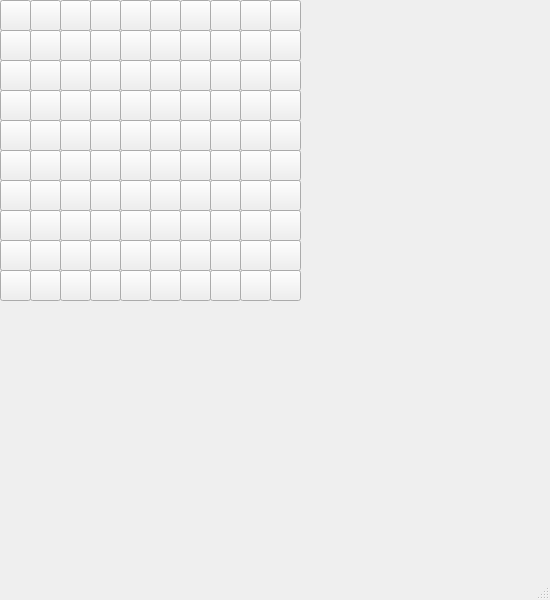
<?xml version="1.0" encoding="UTF-8"?>
<ui version="4.0">
 <class>MainWindow</class>
 <widget class="QMainWindow" name="MainWindow">
  <property name="geometry">
   <rect>
    <x>0</x>
    <y>0</y>
    <width>550</width>
    <height>600</height>
   </rect>
  </property>
  <property name="windowTitle">
   <string>Players Stat</string>
  </property>
  <widget class="QWidget" name="centralwidget">
   <widget class="QPushButton" name="pushButton_2">
    <property name="geometry">
     <rect>
      <x>0</x>
      <y>0</y>
      <width>31</width>
      <height>31</height>
     </rect>
    </property>
    <property name="text">
     <string/>
    </property>
    <attribute name="buttonGroup">
     <string notr="true">buttonGroup</string>
    </attribute>
   </widget>
   <widget class="QPushButton" name="pushButton_3">
    <property name="geometry">
     <rect>
      <x>0</x>
      <y>30</y>
      <width>31</width>
      <height>31</height>
     </rect>
    </property>
    <property name="text">
     <string/>
    </property>
    <attribute name="buttonGroup">
     <string notr="true">buttonGroup</string>
    </attribute>
   </widget>
   <widget class="QPushButton" name="pushButton_4">
    <property name="geometry">
     <rect>
      <x>0</x>
      <y>60</y>
      <width>31</width>
      <height>31</height>
     </rect>
    </property>
    <property name="text">
     <string/>
    </property>
    <attribute name="buttonGroup">
     <string notr="true">buttonGroup</string>
    </attribute>
   </widget>
   <widget class="QPushButton" name="pushButton_5">
    <property name="geometry">
     <rect>
      <x>0</x>
      <y>90</y>
      <width>31</width>
      <height>31</height>
     </rect>
    </property>
    <property name="text">
     <string/>
    </property>
    <attribute name="buttonGroup">
     <string notr="true">buttonGroup</string>
    </attribute>
   </widget>
   <widget class="QPushButton" name="pushButton_6">
    <property name="geometry">
     <rect>
      <x>0</x>
      <y>120</y>
      <width>31</width>
      <height>31</height>
     </rect>
    </property>
    <property name="text">
     <string/>
    </property>
    <attribute name="buttonGroup">
     <string notr="true">buttonGroup</string>
    </attribute>
   </widget>
   <widget class="QPushButton" name="pushButton_7">
    <property name="geometry">
     <rect>
      <x>0</x>
      <y>150</y>
      <width>31</width>
      <height>31</height>
     </rect>
    </property>
    <property name="text">
     <string/>
    </property>
    <attribute name="buttonGroup">
     <string notr="true">buttonGroup</string>
    </attribute>
   </widget>
   <widget class="QPushButton" name="pushButton_8">
    <property name="geometry">
     <rect>
      <x>0</x>
      <y>180</y>
      <width>31</width>
      <height>31</height>
     </rect>
    </property>
    <property name="text">
     <string/>
    </property>
    <attribute name="buttonGroup">
     <string notr="true">buttonGroup</string>
    </attribute>
   </widget>
   <widget class="QPushButton" name="pushButton_9">
    <property name="geometry">
     <rect>
      <x>0</x>
      <y>210</y>
      <width>31</width>
      <height>31</height>
     </rect>
    </property>
    <property name="text">
     <string/>
    </property>
    <attribute name="buttonGroup">
     <string notr="true">buttonGroup</string>
    </attribute>
   </widget>
   <widget class="QPushButton" name="pushButton_10">
    <property name="geometry">
     <rect>
      <x>0</x>
      <y>240</y>
      <width>31</width>
      <height>31</height>
     </rect>
    </property>
    <property name="text">
     <string/>
    </property>
    <attribute name="buttonGroup">
     <string notr="true">buttonGroup</string>
    </attribute>
   </widget>
   <widget class="QPushButton" name="pushButton_11">
    <property name="geometry">
     <rect>
      <x>0</x>
      <y>270</y>
      <width>31</width>
      <height>31</height>
     </rect>
    </property>
    <property name="text">
     <string/>
    </property>
    <attribute name="buttonGroup">
     <string notr="true">buttonGroup</string>
    </attribute>
   </widget>
   <widget class="QPushButton" name="pushButton_12">
    <property name="geometry">
     <rect>
      <x>30</x>
      <y>0</y>
      <width>31</width>
      <height>31</height>
     </rect>
    </property>
    <property name="text">
     <string/>
    </property>
    <attribute name="buttonGroup">
     <string notr="true">buttonGroup</string>
    </attribute>
   </widget>
   <widget class="QPushButton" name="pushButton_13">
    <property name="geometry">
     <rect>
      <x>30</x>
      <y>30</y>
      <width>31</width>
      <height>31</height>
     </rect>
    </property>
    <property name="text">
     <string/>
    </property>
    <attribute name="buttonGroup">
     <string notr="true">buttonGroup</string>
    </attribute>
   </widget>
   <widget class="QPushButton" name="pushButton_14">
    <property name="geometry">
     <rect>
      <x>30</x>
      <y>60</y>
      <width>31</width>
      <height>31</height>
     </rect>
    </property>
    <property name="text">
     <string/>
    </property>
    <attribute name="buttonGroup">
     <string notr="true">buttonGroup</string>
    </attribute>
   </widget>
   <widget class="QPushButton" name="pushButton_15">
    <property name="geometry">
     <rect>
      <x>30</x>
      <y>90</y>
      <width>31</width>
      <height>31</height>
     </rect>
    </property>
    <property name="text">
     <string/>
    </property>
    <attribute name="buttonGroup">
     <string notr="true">buttonGroup</string>
    </attribute>
   </widget>
   <widget class="QPushButton" name="pushButton_16">
    <property name="geometry">
     <rect>
      <x>30</x>
      <y>120</y>
      <width>31</width>
      <height>31</height>
     </rect>
    </property>
    <property name="text">
     <string/>
    </property>
    <attribute name="buttonGroup">
     <string notr="true">buttonGroup</string>
    </attribute>
   </widget>
   <widget class="QPushButton" name="pushButton_17">
    <property name="geometry">
     <rect>
      <x>30</x>
      <y>150</y>
      <width>31</width>
      <height>31</height>
     </rect>
    </property>
    <property name="text">
     <string/>
    </property>
    <attribute name="buttonGroup">
     <string notr="true">buttonGroup</string>
    </attribute>
   </widget>
   <widget class="QPushButton" name="pushButton_18">
    <property name="geometry">
     <rect>
      <x>30</x>
      <y>180</y>
      <width>31</width>
      <height>31</height>
     </rect>
    </property>
    <property name="text">
     <string/>
    </property>
    <attribute name="buttonGroup">
     <string notr="true">buttonGroup</string>
    </attribute>
   </widget>
   <widget class="QPushButton" name="pushButton_19">
    <property name="geometry">
     <rect>
      <x>30</x>
      <y>210</y>
      <width>31</width>
      <height>31</height>
     </rect>
    </property>
    <property name="text">
     <string/>
    </property>
    <attribute name="buttonGroup">
     <string notr="true">buttonGroup</string>
    </attribute>
   </widget>
   <widget class="QPushButton" name="pushButton_20">
    <property name="geometry">
     <rect>
      <x>30</x>
      <y>240</y>
      <width>31</width>
      <height>31</height>
     </rect>
    </property>
    <property name="text">
     <string/>
    </property>
    <attribute name="buttonGroup">
     <string notr="true">buttonGroup</string>
    </attribute>
   </widget>
   <widget class="QPushButton" name="pushButton_21">
    <property name="geometry">
     <rect>
      <x>30</x>
      <y>270</y>
      <width>31</width>
      <height>31</height>
     </rect>
    </property>
    <property name="text">
     <string/>
    </property>
    <attribute name="buttonGroup">
     <string notr="true">buttonGroup</string>
    </attribute>
   </widget>
   <widget class="QPushButton" name="pushButton_26">
    <property name="geometry">
     <rect>
      <x>60</x>
      <y>120</y>
      <width>31</width>
      <height>31</height>
     </rect>
    </property>
    <property name="text">
     <string/>
    </property>
    <attribute name="buttonGroup">
     <string notr="true">buttonGroup</string>
    </attribute>
   </widget>
   <widget class="QPushButton" name="pushButton_29">
    <property name="geometry">
     <rect>
      <x>60</x>
      <y>210</y>
      <width>31</width>
      <height>31</height>
     </rect>
    </property>
    <property name="text">
     <string/>
    </property>
    <attribute name="buttonGroup">
     <string notr="true">buttonGroup</string>
    </attribute>
   </widget>
   <widget class="QPushButton" name="pushButton_36">
    <property name="geometry">
     <rect>
      <x>90</x>
      <y>120</y>
      <width>31</width>
      <height>31</height>
     </rect>
    </property>
    <property name="text">
     <string/>
    </property>
    <attribute name="buttonGroup">
     <string notr="true">buttonGroup</string>
    </attribute>
   </widget>
   <widget class="QPushButton" name="pushButton_38">
    <property name="geometry">
     <rect>
      <x>90</x>
      <y>180</y>
      <width>31</width>
      <height>31</height>
     </rect>
    </property>
    <property name="text">
     <string/>
    </property>
    <attribute name="buttonGroup">
     <string notr="true">buttonGroup</string>
    </attribute>
   </widget>
   <widget class="QPushButton" name="pushButton_39">
    <property name="geometry">
     <rect>
      <x>90</x>
      <y>210</y>
      <width>31</width>
      <height>31</height>
     </rect>
    </property>
    <property name="text">
     <string/>
    </property>
    <attribute name="buttonGroup">
     <string notr="true">buttonGroup</string>
    </attribute>
   </widget>
   <widget class="QPushButton" name="pushButton_46">
    <property name="geometry">
     <rect>
      <x>120</x>
      <y>120</y>
      <width>31</width>
      <height>31</height>
     </rect>
    </property>
    <property name="text">
     <string/>
    </property>
    <attribute name="buttonGroup">
     <string notr="true">buttonGroup</string>
    </attribute>
   </widget>
   <widget class="QPushButton" name="pushButton_48">
    <property name="geometry">
     <rect>
      <x>120</x>
      <y>180</y>
      <width>31</width>
      <height>31</height>
     </rect>
    </property>
    <property name="text">
     <string/>
    </property>
    <attribute name="buttonGroup">
     <string notr="true">buttonGroup</string>
    </attribute>
   </widget>
   <widget class="QPushButton" name="pushButton_49">
    <property name="geometry">
     <rect>
      <x>120</x>
      <y>210</y>
      <width>31</width>
      <height>31</height>
     </rect>
    </property>
    <property name="text">
     <string/>
    </property>
    <attribute name="buttonGroup">
     <string notr="true">buttonGroup</string>
    </attribute>
   </widget>
   <widget class="QPushButton" name="pushButton_56">
    <property name="geometry">
     <rect>
      <x>150</x>
      <y>120</y>
      <width>31</width>
      <height>31</height>
     </rect>
    </property>
    <property name="text">
     <string/>
    </property>
    <attribute name="buttonGroup">
     <string notr="true">buttonGroup</string>
    </attribute>
   </widget>
   <widget class="QPushButton" name="pushButton_58">
    <property name="geometry">
     <rect>
      <x>150</x>
      <y>180</y>
      <width>31</width>
      <height>31</height>
     </rect>
    </property>
    <property name="text">
     <string/>
    </property>
    <attribute name="buttonGroup">
     <string notr="true">buttonGroup</string>
    </attribute>
   </widget>
   <widget class="QPushButton" name="pushButton_59">
    <property name="geometry">
     <rect>
      <x>150</x>
      <y>210</y>
      <width>31</width>
      <height>31</height>
     </rect>
    </property>
    <property name="text">
     <string/>
    </property>
    <attribute name="buttonGroup">
     <string notr="true">buttonGroup</string>
    </attribute>
   </widget>
   <widget class="QPushButton" name="pushButton_66">
    <property name="geometry">
     <rect>
      <x>180</x>
      <y>120</y>
      <width>31</width>
      <height>31</height>
     </rect>
    </property>
    <property name="text">
     <string/>
    </property>
    <attribute name="buttonGroup">
     <string notr="true">buttonGroup</string>
    </attribute>
   </widget>
   <widget class="QPushButton" name="pushButton_68">
    <property name="geometry">
     <rect>
      <x>180</x>
      <y>180</y>
      <width>31</width>
      <height>31</height>
     </rect>
    </property>
    <property name="text">
     <string/>
    </property>
    <attribute name="buttonGroup">
     <string notr="true">buttonGroup</string>
    </attribute>
   </widget>
   <widget class="QPushButton" name="pushButton_69">
    <property name="geometry">
     <rect>
      <x>180</x>
      <y>210</y>
      <width>31</width>
      <height>31</height>
     </rect>
    </property>
    <property name="text">
     <string/>
    </property>
    <attribute name="buttonGroup">
     <string notr="true">buttonGroup</string>
    </attribute>
   </widget>
   <widget class="QPushButton" name="pushButton_76">
    <property name="geometry">
     <rect>
      <x>210</x>
      <y>120</y>
      <width>31</width>
      <height>31</height>
     </rect>
    </property>
    <property name="text">
     <string/>
    </property>
    <attribute name="buttonGroup">
     <string notr="true">buttonGroup</string>
    </attribute>
   </widget>
   <widget class="QPushButton" name="pushButton_78">
    <property name="geometry">
     <rect>
      <x>210</x>
      <y>180</y>
      <width>31</width>
      <height>31</height>
     </rect>
    </property>
    <property name="text">
     <string/>
    </property>
    <attribute name="buttonGroup">
     <string notr="true">buttonGroup</string>
    </attribute>
   </widget>
   <widget class="QPushButton" name="pushButton_79">
    <property name="geometry">
     <rect>
      <x>210</x>
      <y>210</y>
      <width>31</width>
      <height>31</height>
     </rect>
    </property>
    <property name="text">
     <string/>
    </property>
    <attribute name="buttonGroup">
     <string notr="true">buttonGroup</string>
    </attribute>
   </widget>
   <widget class="QPushButton" name="pushButton_86">
    <property name="geometry">
     <rect>
      <x>240</x>
      <y>120</y>
      <width>31</width>
      <height>31</height>
     </rect>
    </property>
    <property name="text">
     <string/>
    </property>
    <attribute name="buttonGroup">
     <string notr="true">buttonGroup</string>
    </attribute>
   </widget>
   <widget class="QPushButton" name="pushButton_88">
    <property name="geometry">
     <rect>
      <x>240</x>
      <y>180</y>
      <width>31</width>
      <height>31</height>
     </rect>
    </property>
    <property name="text">
     <string/>
    </property>
    <attribute name="buttonGroup">
     <string notr="true">buttonGroup</string>
    </attribute>
   </widget>
   <widget class="QPushButton" name="pushButton_89">
    <property name="geometry">
     <rect>
      <x>240</x>
      <y>210</y>
      <width>31</width>
      <height>31</height>
     </rect>
    </property>
    <property name="text">
     <string/>
    </property>
    <attribute name="buttonGroup">
     <string notr="true">buttonGroup</string>
    </attribute>
   </widget>
   <widget class="QPushButton" name="pushButton_92">
    <property name="geometry">
     <rect>
      <x>270</x>
      <y>0</y>
      <width>31</width>
      <height>31</height>
     </rect>
    </property>
    <property name="text">
     <string/>
    </property>
    <attribute name="buttonGroup">
     <string notr="true">buttonGroup</string>
    </attribute>
   </widget>
   <widget class="QPushButton" name="pushButton_93">
    <property name="geometry">
     <rect>
      <x>270</x>
      <y>30</y>
      <width>31</width>
      <height>31</height>
     </rect>
    </property>
    <property name="text">
     <string/>
    </property>
    <attribute name="buttonGroup">
     <string notr="true">buttonGroup</string>
    </attribute>
   </widget>
   <widget class="QPushButton" name="pushButton_94">
    <property name="geometry">
     <rect>
      <x>270</x>
      <y>60</y>
      <width>31</width>
      <height>31</height>
     </rect>
    </property>
    <property name="text">
     <string/>
    </property>
    <attribute name="buttonGroup">
     <string notr="true">buttonGroup</string>
    </attribute>
   </widget>
   <widget class="QPushButton" name="pushButton_95">
    <property name="geometry">
     <rect>
      <x>270</x>
      <y>90</y>
      <width>31</width>
      <height>31</height>
     </rect>
    </property>
    <property name="text">
     <string/>
    </property>
    <attribute name="buttonGroup">
     <string notr="true">buttonGroup</string>
    </attribute>
   </widget>
   <widget class="QPushButton" name="pushButton_96">
    <property name="geometry">
     <rect>
      <x>270</x>
      <y>120</y>
      <width>31</width>
      <height>31</height>
     </rect>
    </property>
    <property name="text">
     <string/>
    </property>
    <attribute name="buttonGroup">
     <string notr="true">buttonGroup</string>
    </attribute>
   </widget>
   <widget class="QPushButton" name="pushButton_97">
    <property name="geometry">
     <rect>
      <x>270</x>
      <y>150</y>
      <width>31</width>
      <height>31</height>
     </rect>
    </property>
    <property name="text">
     <string/>
    </property>
    <attribute name="buttonGroup">
     <string notr="true">buttonGroup</string>
    </attribute>
   </widget>
   <widget class="QPushButton" name="pushButton_98">
    <property name="geometry">
     <rect>
      <x>270</x>
      <y>180</y>
      <width>31</width>
      <height>31</height>
     </rect>
    </property>
    <property name="text">
     <string/>
    </property>
    <attribute name="buttonGroup">
     <string notr="true">buttonGroup</string>
    </attribute>
   </widget>
   <widget class="QPushButton" name="pushButton_99">
    <property name="geometry">
     <rect>
      <x>270</x>
      <y>210</y>
      <width>31</width>
      <height>31</height>
     </rect>
    </property>
    <property name="text">
     <string/>
    </property>
    <attribute name="buttonGroup">
     <string notr="true">buttonGroup</string>
    </attribute>
   </widget>
   <widget class="QPushButton" name="pushButton_100">
    <property name="geometry">
     <rect>
      <x>270</x>
      <y>240</y>
      <width>31</width>
      <height>31</height>
     </rect>
    </property>
    <property name="text">
     <string/>
    </property>
    <attribute name="buttonGroup">
     <string notr="true">buttonGroup</string>
    </attribute>
   </widget>
   <widget class="QPushButton" name="pushButton_101">
    <property name="geometry">
     <rect>
      <x>270</x>
      <y>270</y>
      <width>31</width>
      <height>31</height>
     </rect>
    </property>
    <property name="text">
     <string/>
    </property>
    <attribute name="buttonGroup">
     <string notr="true">buttonGroup</string>
    </attribute>
   </widget>
   <widget class="QPushButton" name="pushButton_60">
    <property name="geometry">
     <rect>
      <x>150</x>
      <y>240</y>
      <width>31</width>
      <height>31</height>
     </rect>
    </property>
    <property name="text">
     <string/>
    </property>
    <attribute name="buttonGroup">
     <string notr="true">buttonGroup</string>
    </attribute>
   </widget>
   <widget class="QPushButton" name="pushButton_30">
    <property name="geometry">
     <rect>
      <x>60</x>
      <y>240</y>
      <width>31</width>
      <height>31</height>
     </rect>
    </property>
    <property name="text">
     <string/>
    </property>
    <attribute name="buttonGroup">
     <string notr="true">buttonGroup</string>
    </attribute>
   </widget>
   <widget class="QPushButton" name="pushButton_22">
    <property name="geometry">
     <rect>
      <x>60</x>
      <y>0</y>
      <width>31</width>
      <height>31</height>
     </rect>
    </property>
    <property name="text">
     <string/>
    </property>
    <attribute name="buttonGroup">
     <string notr="true">buttonGroup</string>
    </attribute>
   </widget>
   <widget class="QPushButton" name="pushButton_74">
    <property name="geometry">
     <rect>
      <x>210</x>
      <y>60</y>
      <width>31</width>
      <height>31</height>
     </rect>
    </property>
    <property name="text">
     <string/>
    </property>
    <attribute name="buttonGroup">
     <string notr="true">buttonGroup</string>
    </attribute>
   </widget>
   <widget class="QPushButton" name="pushButton_90">
    <property name="geometry">
     <rect>
      <x>240</x>
      <y>240</y>
      <width>31</width>
      <height>31</height>
     </rect>
    </property>
    <property name="text">
     <string/>
    </property>
    <attribute name="buttonGroup">
     <string notr="true">buttonGroup</string>
    </attribute>
   </widget>
   <widget class="QPushButton" name="pushButton_84">
    <property name="geometry">
     <rect>
      <x>240</x>
      <y>60</y>
      <width>31</width>
      <height>31</height>
     </rect>
    </property>
    <property name="text">
     <string/>
    </property>
    <attribute name="buttonGroup">
     <string notr="true">buttonGroup</string>
    </attribute>
   </widget>
   <widget class="QPushButton" name="pushButton_23">
    <property name="geometry">
     <rect>
      <x>60</x>
      <y>30</y>
      <width>31</width>
      <height>31</height>
     </rect>
    </property>
    <property name="text">
     <string/>
    </property>
    <attribute name="buttonGroup">
     <string notr="true">buttonGroup</string>
    </attribute>
   </widget>
   <widget class="QPushButton" name="pushButton_37">
    <property name="geometry">
     <rect>
      <x>90</x>
      <y>150</y>
      <width>31</width>
      <height>31</height>
     </rect>
    </property>
    <property name="text">
     <string/>
    </property>
    <attribute name="buttonGroup">
     <string notr="true">buttonGroup</string>
    </attribute>
   </widget>
   <widget class="QPushButton" name="pushButton_83">
    <property name="geometry">
     <rect>
      <x>240</x>
      <y>30</y>
      <width>31</width>
      <height>31</height>
     </rect>
    </property>
    <property name="text">
     <string/>
    </property>
    <attribute name="buttonGroup">
     <string notr="true">buttonGroup</string>
    </attribute>
   </widget>
   <widget class="QPushButton" name="pushButton_73">
    <property name="geometry">
     <rect>
      <x>210</x>
      <y>30</y>
      <width>31</width>
      <height>31</height>
     </rect>
    </property>
    <property name="text">
     <string/>
    </property>
    <attribute name="buttonGroup">
     <string notr="true">buttonGroup</string>
    </attribute>
   </widget>
   <widget class="QPushButton" name="pushButton_80">
    <property name="geometry">
     <rect>
      <x>210</x>
      <y>240</y>
      <width>31</width>
      <height>31</height>
     </rect>
    </property>
    <property name="text">
     <string/>
    </property>
    <attribute name="buttonGroup">
     <string notr="true">buttonGroup</string>
    </attribute>
   </widget>
   <widget class="QPushButton" name="pushButton_47">
    <property name="geometry">
     <rect>
      <x>120</x>
      <y>150</y>
      <width>31</width>
      <height>31</height>
     </rect>
    </property>
    <property name="text">
     <string/>
    </property>
    <attribute name="buttonGroup">
     <string notr="true">buttonGroup</string>
    </attribute>
   </widget>
   <widget class="QPushButton" name="pushButton_24">
    <property name="geometry">
     <rect>
      <x>60</x>
      <y>60</y>
      <width>31</width>
      <height>31</height>
     </rect>
    </property>
    <property name="text">
     <string/>
    </property>
    <attribute name="buttonGroup">
     <string notr="true">buttonGroup</string>
    </attribute>
   </widget>
   <widget class="QPushButton" name="pushButton_25">
    <property name="geometry">
     <rect>
      <x>60</x>
      <y>90</y>
      <width>31</width>
      <height>31</height>
     </rect>
    </property>
    <property name="text">
     <string/>
    </property>
    <attribute name="buttonGroup">
     <string notr="true">buttonGroup</string>
    </attribute>
   </widget>
   <widget class="QPushButton" name="pushButton_27">
    <property name="geometry">
     <rect>
      <x>60</x>
      <y>150</y>
      <width>31</width>
      <height>31</height>
     </rect>
    </property>
    <property name="text">
     <string/>
    </property>
    <attribute name="buttonGroup">
     <string notr="true">buttonGroup</string>
    </attribute>
   </widget>
   <widget class="QPushButton" name="pushButton_50">
    <property name="geometry">
     <rect>
      <x>120</x>
      <y>240</y>
      <width>31</width>
      <height>31</height>
     </rect>
    </property>
    <property name="text">
     <string/>
    </property>
    <attribute name="buttonGroup">
     <string notr="true">buttonGroup</string>
    </attribute>
   </widget>
   <widget class="QPushButton" name="pushButton_28">
    <property name="geometry">
     <rect>
      <x>60</x>
      <y>180</y>
      <width>31</width>
      <height>31</height>
     </rect>
    </property>
    <property name="text">
     <string/>
    </property>
    <attribute name="buttonGroup">
     <string notr="true">buttonGroup</string>
    </attribute>
   </widget>
   <widget class="QPushButton" name="pushButton_31">
    <property name="geometry">
     <rect>
      <x>60</x>
      <y>270</y>
      <width>31</width>
      <height>31</height>
     </rect>
    </property>
    <property name="text">
     <string/>
    </property>
    <attribute name="buttonGroup">
     <string notr="true">buttonGroup</string>
    </attribute>
   </widget>
   <widget class="QPushButton" name="pushButton_61">
    <property name="geometry">
     <rect>
      <x>150</x>
      <y>270</y>
      <width>31</width>
      <height>31</height>
     </rect>
    </property>
    <property name="text">
     <string/>
    </property>
    <attribute name="buttonGroup">
     <string notr="true">buttonGroup</string>
    </attribute>
   </widget>
   <widget class="QPushButton" name="pushButton_70">
    <property name="geometry">
     <rect>
      <x>180</x>
      <y>240</y>
      <width>31</width>
      <height>31</height>
     </rect>
    </property>
    <property name="text">
     <string/>
    </property>
    <attribute name="buttonGroup">
     <string notr="true">buttonGroup</string>
    </attribute>
   </widget>
   <widget class="QPushButton" name="pushButton_32">
    <property name="geometry">
     <rect>
      <x>90</x>
      <y>0</y>
      <width>31</width>
      <height>31</height>
     </rect>
    </property>
    <property name="text">
     <string/>
    </property>
    <attribute name="buttonGroup">
     <string notr="true">buttonGroup</string>
    </attribute>
   </widget>
   <widget class="QPushButton" name="pushButton_85">
    <property name="geometry">
     <rect>
      <x>240</x>
      <y>90</y>
      <width>31</width>
      <height>31</height>
     </rect>
    </property>
    <property name="text">
     <string/>
    </property>
    <attribute name="buttonGroup">
     <string notr="true">buttonGroup</string>
    </attribute>
   </widget>
   <widget class="QPushButton" name="pushButton_33">
    <property name="geometry">
     <rect>
      <x>90</x>
      <y>30</y>
      <width>31</width>
      <height>31</height>
     </rect>
    </property>
    <property name="text">
     <string/>
    </property>
    <attribute name="buttonGroup">
     <string notr="true">buttonGroup</string>
    </attribute>
   </widget>
   <widget class="QPushButton" name="pushButton_34">
    <property name="geometry">
     <rect>
      <x>90</x>
      <y>60</y>
      <width>31</width>
      <height>31</height>
     </rect>
    </property>
    <property name="text">
     <string/>
    </property>
    <attribute name="buttonGroup">
     <string notr="true">buttonGroup</string>
    </attribute>
   </widget>
   <widget class="QPushButton" name="pushButton_35">
    <property name="geometry">
     <rect>
      <x>90</x>
      <y>90</y>
      <width>31</width>
      <height>31</height>
     </rect>
    </property>
    <property name="text">
     <string/>
    </property>
    <attribute name="buttonGroup">
     <string notr="true">buttonGroup</string>
    </attribute>
   </widget>
   <widget class="QPushButton" name="pushButton_67">
    <property name="geometry">
     <rect>
      <x>180</x>
      <y>150</y>
      <width>31</width>
      <height>31</height>
     </rect>
    </property>
    <property name="text">
     <string/>
    </property>
    <attribute name="buttonGroup">
     <string notr="true">buttonGroup</string>
    </attribute>
   </widget>
   <widget class="QPushButton" name="pushButton_75">
    <property name="geometry">
     <rect>
      <x>210</x>
      <y>90</y>
      <width>31</width>
      <height>31</height>
     </rect>
    </property>
    <property name="text">
     <string/>
    </property>
    <attribute name="buttonGroup">
     <string notr="true">buttonGroup</string>
    </attribute>
   </widget>
   <widget class="QPushButton" name="pushButton_91">
    <property name="geometry">
     <rect>
      <x>240</x>
      <y>270</y>
      <width>31</width>
      <height>31</height>
     </rect>
    </property>
    <property name="text">
     <string/>
    </property>
    <attribute name="buttonGroup">
     <string notr="true">buttonGroup</string>
    </attribute>
   </widget>
   <widget class="QPushButton" name="pushButton_71">
    <property name="geometry">
     <rect>
      <x>180</x>
      <y>270</y>
      <width>31</width>
      <height>31</height>
     </rect>
    </property>
    <property name="text">
     <string/>
    </property>
    <attribute name="buttonGroup">
     <string notr="true">buttonGroup</string>
    </attribute>
   </widget>
   <widget class="QPushButton" name="pushButton_72">
    <property name="geometry">
     <rect>
      <x>210</x>
      <y>0</y>
      <width>31</width>
      <height>31</height>
     </rect>
    </property>
    <property name="text">
     <string/>
    </property>
    <attribute name="buttonGroup">
     <string notr="true">buttonGroup</string>
    </attribute>
   </widget>
   <widget class="QPushButton" name="pushButton_57">
    <property name="geometry">
     <rect>
      <x>150</x>
      <y>150</y>
      <width>31</width>
      <height>31</height>
     </rect>
    </property>
    <property name="text">
     <string/>
    </property>
    <attribute name="buttonGroup">
     <string notr="true">buttonGroup</string>
    </attribute>
   </widget>
   <widget class="QPushButton" name="pushButton_40">
    <property name="geometry">
     <rect>
      <x>90</x>
      <y>240</y>
      <width>31</width>
      <height>31</height>
     </rect>
    </property>
    <property name="text">
     <string/>
    </property>
    <attribute name="buttonGroup">
     <string notr="true">buttonGroup</string>
    </attribute>
   </widget>
   <widget class="QPushButton" name="pushButton_41">
    <property name="geometry">
     <rect>
      <x>90</x>
      <y>270</y>
      <width>31</width>
      <height>31</height>
     </rect>
    </property>
    <property name="text">
     <string/>
    </property>
    <attribute name="buttonGroup">
     <string notr="true">buttonGroup</string>
    </attribute>
   </widget>
   <widget class="QPushButton" name="pushButton_81">
    <property name="geometry">
     <rect>
      <x>210</x>
      <y>270</y>
      <width>31</width>
      <height>31</height>
     </rect>
    </property>
    <property name="text">
     <string/>
    </property>
    <attribute name="buttonGroup">
     <string notr="true">buttonGroup</string>
    </attribute>
   </widget>
   <widget class="QPushButton" name="pushButton_42">
    <property name="geometry">
     <rect>
      <x>120</x>
      <y>0</y>
      <width>31</width>
      <height>31</height>
     </rect>
    </property>
    <property name="text">
     <string/>
    </property>
    <attribute name="buttonGroup">
     <string notr="true">buttonGroup</string>
    </attribute>
   </widget>
   <widget class="QPushButton" name="pushButton_43">
    <property name="geometry">
     <rect>
      <x>120</x>
      <y>30</y>
      <width>31</width>
      <height>31</height>
     </rect>
    </property>
    <property name="text">
     <string/>
    </property>
    <attribute name="buttonGroup">
     <string notr="true">buttonGroup</string>
    </attribute>
   </widget>
   <widget class="QPushButton" name="pushButton_44">
    <property name="geometry">
     <rect>
      <x>120</x>
      <y>60</y>
      <width>31</width>
      <height>31</height>
     </rect>
    </property>
    <property name="text">
     <string/>
    </property>
    <attribute name="buttonGroup">
     <string notr="true">buttonGroup</string>
    </attribute>
   </widget>
   <widget class="QPushButton" name="pushButton_45">
    <property name="geometry">
     <rect>
      <x>120</x>
      <y>90</y>
      <width>31</width>
      <height>31</height>
     </rect>
    </property>
    <property name="text">
     <string/>
    </property>
    <attribute name="buttonGroup">
     <string notr="true">buttonGroup</string>
    </attribute>
   </widget>
   <widget class="QPushButton" name="pushButton_51">
    <property name="geometry">
     <rect>
      <x>120</x>
      <y>270</y>
      <width>31</width>
      <height>31</height>
     </rect>
    </property>
    <property name="text">
     <string/>
    </property>
    <attribute name="buttonGroup">
     <string notr="true">buttonGroup</string>
    </attribute>
   </widget>
   <widget class="QPushButton" name="pushButton_87">
    <property name="geometry">
     <rect>
      <x>240</x>
      <y>150</y>
      <width>31</width>
      <height>31</height>
     </rect>
    </property>
    <property name="text">
     <string/>
    </property>
    <attribute name="buttonGroup">
     <string notr="true">buttonGroup</string>
    </attribute>
   </widget>
   <widget class="QPushButton" name="pushButton_52">
    <property name="geometry">
     <rect>
      <x>150</x>
      <y>0</y>
      <width>31</width>
      <height>31</height>
     </rect>
    </property>
    <property name="text">
     <string/>
    </property>
    <attribute name="buttonGroup">
     <string notr="true">buttonGroup</string>
    </attribute>
   </widget>
   <widget class="QPushButton" name="pushButton_53">
    <property name="geometry">
     <rect>
      <x>150</x>
      <y>30</y>
      <width>31</width>
      <height>31</height>
     </rect>
    </property>
    <property name="text">
     <string/>
    </property>
    <attribute name="buttonGroup">
     <string notr="true">buttonGroup</string>
    </attribute>
   </widget>
   <widget class="QPushButton" name="pushButton_54">
    <property name="geometry">
     <rect>
      <x>150</x>
      <y>60</y>
      <width>31</width>
      <height>31</height>
     </rect>
    </property>
    <property name="text">
     <string/>
    </property>
    <attribute name="buttonGroup">
     <string notr="true">buttonGroup</string>
    </attribute>
   </widget>
   <widget class="QPushButton" name="pushButton_55">
    <property name="geometry">
     <rect>
      <x>150</x>
      <y>90</y>
      <width>31</width>
      <height>31</height>
     </rect>
    </property>
    <property name="text">
     <string/>
    </property>
    <attribute name="buttonGroup">
     <string notr="true">buttonGroup</string>
    </attribute>
   </widget>
   <widget class="QPushButton" name="pushButton_64">
    <property name="geometry">
     <rect>
      <x>180</x>
      <y>60</y>
      <width>31</width>
      <height>31</height>
     </rect>
    </property>
    <property name="text">
     <string/>
    </property>
    <attribute name="buttonGroup">
     <string notr="true">buttonGroup</string>
    </attribute>
   </widget>
   <widget class="QPushButton" name="pushButton_82">
    <property name="geometry">
     <rect>
      <x>240</x>
      <y>0</y>
      <width>31</width>
      <height>31</height>
     </rect>
    </property>
    <property name="text">
     <string/>
    </property>
    <attribute name="buttonGroup">
     <string notr="true">buttonGroup</string>
    </attribute>
   </widget>
   <widget class="QPushButton" name="pushButton_62">
    <property name="geometry">
     <rect>
      <x>180</x>
      <y>0</y>
      <width>31</width>
      <height>31</height>
     </rect>
    </property>
    <property name="text">
     <string/>
    </property>
    <attribute name="buttonGroup">
     <string notr="true">buttonGroup</string>
    </attribute>
   </widget>
   <widget class="QPushButton" name="pushButton_63">
    <property name="geometry">
     <rect>
      <x>180</x>
      <y>30</y>
      <width>31</width>
      <height>31</height>
     </rect>
    </property>
    <property name="text">
     <string/>
    </property>
    <attribute name="buttonGroup">
     <string notr="true">buttonGroup</string>
    </attribute>
   </widget>
   <widget class="QPushButton" name="pushButton_65">
    <property name="geometry">
     <rect>
      <x>180</x>
      <y>90</y>
      <width>31</width>
      <height>31</height>
     </rect>
    </property>
    <property name="text">
     <string/>
    </property>
    <attribute name="buttonGroup">
     <string notr="true">buttonGroup</string>
    </attribute>
   </widget>
   <widget class="QPushButton" name="pushButton_77">
    <property name="geometry">
     <rect>
      <x>210</x>
      <y>150</y>
      <width>31</width>
      <height>31</height>
     </rect>
    </property>
    <property name="text">
     <string/>
    </property>
    <attribute name="buttonGroup">
     <string notr="true">buttonGroup</string>
    </attribute>
   </widget>
  </widget>
  <widget class="QMenuBar" name="menubar">
   <property name="geometry">
    <rect>
     <x>0</x>
     <y>0</y>
     <width>550</width>
     <height>21</height>
    </rect>
   </property>
  </widget>
  <widget class="QStatusBar" name="statusbar">
   <property name="enabled">
    <bool>true</bool>
   </property>
  </widget>
 </widget>
 <resources/>
 <connections/>
 <buttongroups>
  <buttongroup name="buttonGroup"/>
 </buttongroups>
</ui>
